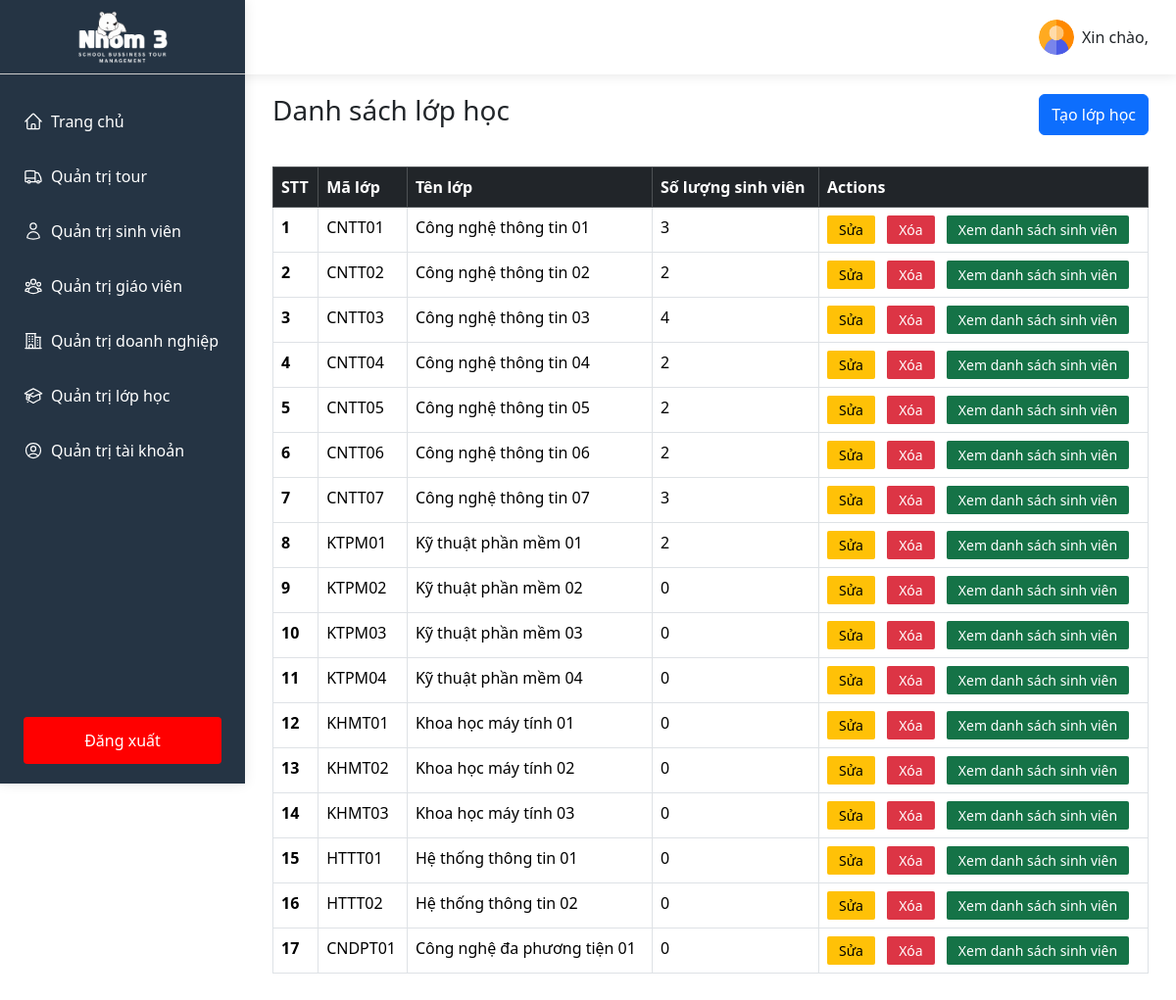
/index.php?controller=ClassController, run on the app's committed database.
### tables this page shows
CREATE TABLE `class` (
  `classID` int(11) NOT NULL,
  `code` varchar(100) NOT NULL,
  `name` varchar(100) NOT NULL
);

### controllers/ClassController.php (called while the page is built, shortened)
<?php
$dataClassesSql = "SELECT class.*, COUNT(student.studentID) AS numStudents
                  FROM class
                  LEFT JOIN student ON class.classID = student.classID
                  GROUP BY class.classID";
$dataClasses = mysqli_query($conn, $dataClassesSql);
require_once __DIR__ . '/../views/pages/classes.php';

### views/pages/classes.php (the view, shortened to what this page needs)
<!DOCTYPE html>
<html lang="en">
<head>
</head>
<body>
    <?php
        include_once __DIR__ . '/../../controllers/ClassController.php';
    ?>
    <div class='flex-sb classes'>
        <div class="classes-left">
            <?php
                include __DIR__ . '/../components/sidebarAdmin.php';
            ?>
        </div>
        <div class="classes-right flex-grow-1">
            <?php
                include __DIR__ . '/../components/header.php';
            ?>
            <div class="container pad-0-28">
                <div class="flex-sb-center pad-20-0">
                    <h1 class="h1-title">Danh sách lớp học</h1>
                    <button type="button" class="btn btn-primary" data-bs-toggle="modal"
                        data-bs-target="#createClass">Tạo lớp học</button>
                </div>
                <div class="container-body pad-12-0">
                    <div class="container-table">
                        <table class="table table-borderless table-hover table-bordered">
                            <thead class="table-dark">
                                <tr>
                                    <th scope="col">STT</th>
                                    <th scope="col">Mã lớp</th>
                                    <th scope="col">Tên lớp</th>
                                    <th scope="col">Số lượng sinh viên</th>
                                    <th scope="col">Actions</th>
                                </tr>
                            </thead>
                            <tbody>
                                <?php
                                    if(mysqli_num_rows($dataClasses) > 0)
                                    {
                                        $i = 0;
                                        while ($row = mysqli_fetch_assoc($dataClasses)) {
                                            $i += 1;
                                            echo "<tr>";
                                            echo "<th scope='row'>". $i ."</th>";
                                            echo "<td>" . $row['code'] . "</td>";
                                            echo "<td>" . $row['name'] . "</td>";
                                            echo "<td>" . $row['numStudents'] . "</td>";
                                            echo "<td>
                                                    <button class='update update-class'>Sửa</button>
                                                    <button class='delete delete-class'>Xóa</button>
                                                    <button class='showData'>Xem danh sách sinh viên</button>
                                                </td>";
                                            echo "</tr>";
                                        }
                                    }else{
                                        echo "<tr>";
                                        echo "<td colspan='5'> Lỗi truy vấn: " . mysqli_error($conn). "</td>";
                                        echo "</tr>";
                                    }
                                ?>
                            </tbody>
                        </table>
                    </div>
                </div>
            </div>
        </div>
    </div>
</body>
</html>

### public/css/base.css (style rules this page uses)
* { margin: 0; padding: 0; box-sizing: border-box; }
body { overflow-x: hidden; scroll-behavior: smooth; font-family: system-ui, -apple-system, BlinkMacSystemFont, 'Segoe UI', Roboto, Oxygen, Ubuntu, Cantarell, 'Open Sans', 'Helvetica Neue', sans-serif; }
.pad-0-28 { padding: 0 28px !important; }
.flex-sb { display: flex; justify-content: space-between; }
.flex-sb-center { display: flex; justify-content: space-between; }
.flex-grow-1 { flex-grow: 1; }
.pad-20-0 { padding: 20px 0 !important; }
.h1-title { font-size: 28px !important; }
.pad-12-0 { padding: 12px 0; }
.update, .delete, .showData { padding: 4px 12px; background-color: #ffc107; border-radius: 2px; border: none; font-size: 14px; }
.delete { color: #fff; background-color: #dc3545; margin-left: 8px; margin-right: 8px; }
.showData { background-color: #157347; color: #fff; }

### data on the page
class: code "CNTT01", name "Công nghệ thông tin 01", numStudents "3"
class: code "CNTT02", name "Công nghệ thông tin 02", numStudents "2"
class: code "CNTT03", name "Công nghệ thông tin 03", numStudents "4"
class: code "CNTT04", name "Công nghệ thông tin 04", numStudents "2"
class: code "CNTT05", name "Công nghệ thông tin 05", numStudents "2"
class: code "CNTT06", name "Công nghệ thông tin 06", numStudents "2"
class: code "CNTT07", name "Công nghệ thông tin 07", numStudents "3"
class: code "KTPM01", name "Kỹ thuật phần mềm 01", numStudents "2"
class: code "KTPM02", name "Kỹ thuật phần mềm 02", numStudents "0"
class: code "KTPM03", name "Kỹ thuật phần mềm 03", numStudents "0"
class: code "KTPM04", name "Kỹ thuật phần mềm 04", numStudents "0"
class: code "KHMT01", name "Khoa học máy tính 01", numStudents "0"
class: code "KHMT02", name "Khoa học máy tính 02", numStudents "0"
class: code "KHMT03", name "Khoa học máy tính 03", numStudents "0"
class: code "HTTT01", name "Hệ thống thông tin 01", numStudents "0"
class: code "HTTT02", name "Hệ thống thông tin 02", numStudents "0"
class: code "CNDPT01", name "Công nghệ đa phương tiện 01", numStudents "0"
